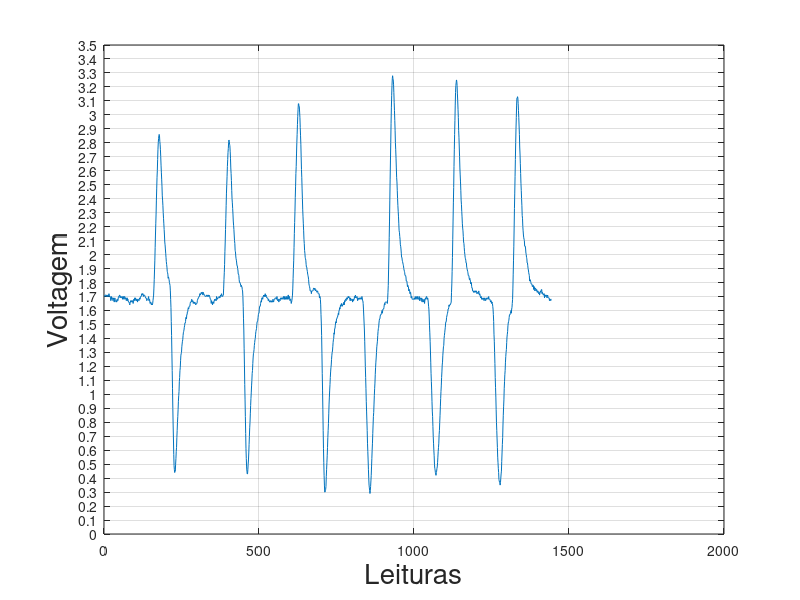

This figure's MATLAB source:
clear all;
clc;

load out3.txt;

eog = out3;

%[linl= col] = size(lin);

%eog = (5-0).*rand(1000, 1) + 0;

plot(eog);
%xlim([0 1500]);
grid on;


set(gca, 'YTick', 0:0.1:5);
xlabel('Leituras', 'fontsize', 20);
ylabel('Voltagem', 'fontsize', 20);
